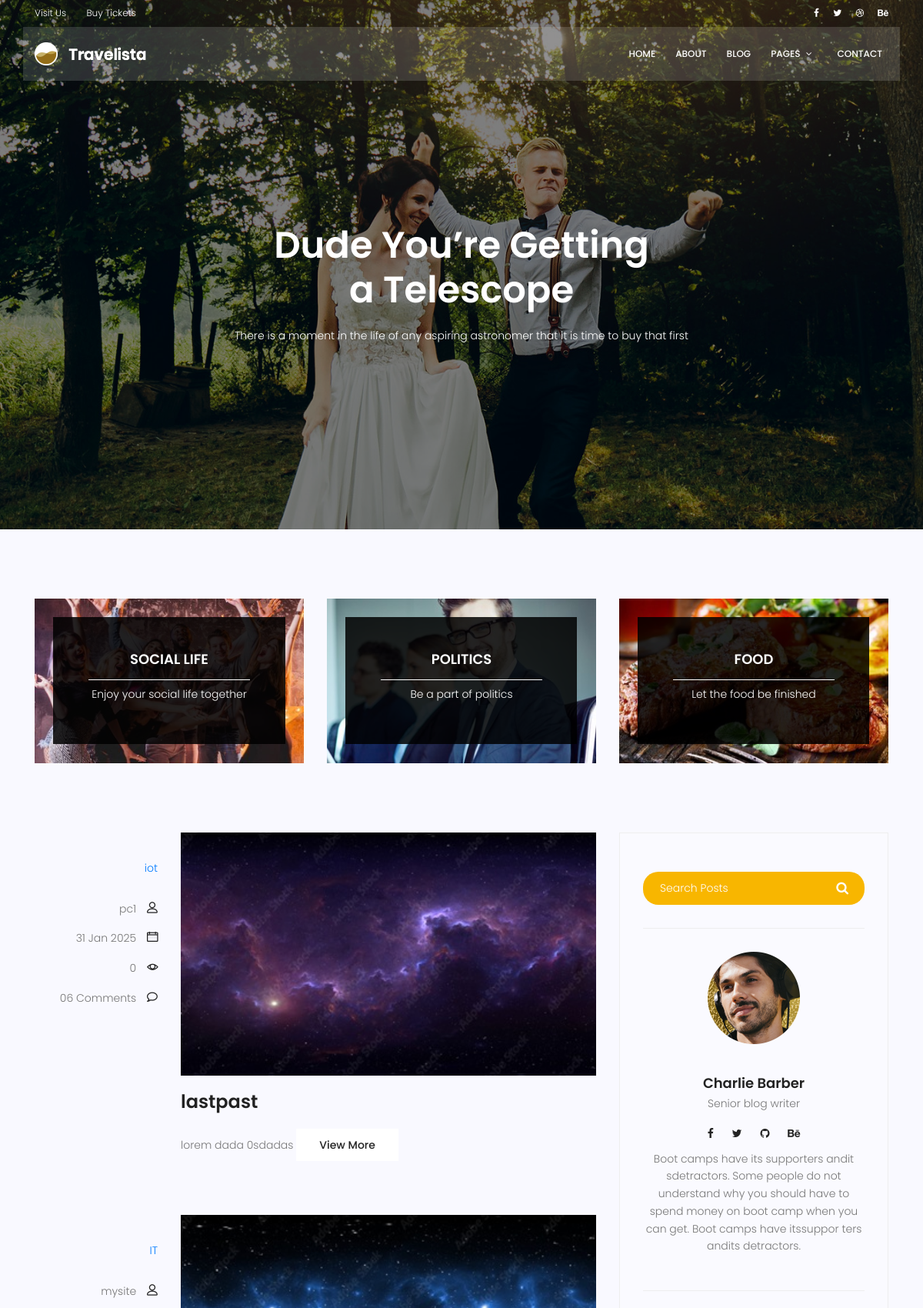
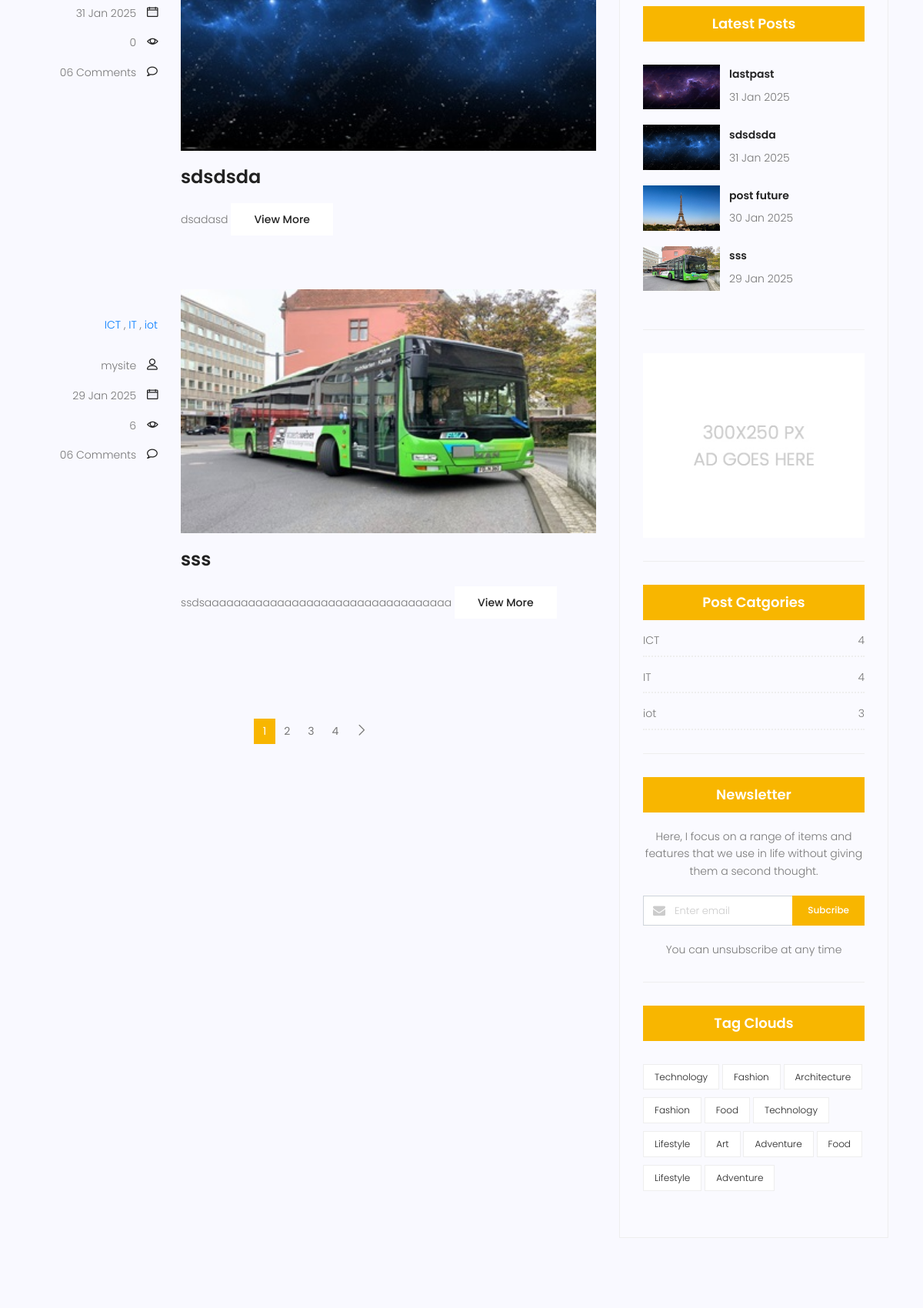
Screenshot of /blog/ (upper part) with the database file from the repository (2 pictures, top to bottom).
### blog/models.py (models this page shows, shortened)
class Category(models.Model):
    name = models.CharField(max_length=255)
    def __str__(self):
        return self.name

class Post (models.Model):
    author = models.ForeignKey(User, on_delete=models.SET_NULL, null=True)
    image = models.ImageField(upload_to='blog/', default='blog/default.jpg')
    title = models.CharField(max_length=255)
    content = models.TextField()
    category = models.ManyToManyField(Category)
    counted_views = models.IntegerField(default=0)
    status = models.BooleanField(default=False)
    published_date = models.DateTimeField(null=True)
    created_date = models.DateTimeField(auto_now_add=True, null=True)
    updated_date = models.DateTimeField(auto_now=True, null=True)
    class Meta:
        ordering = ['-created_date']
        verbose_name = 'post'
        verbose_name_plural = 'posts'

### blog/views.py (the view)
# urls.py: path('', blog_view, name='blog-home'),
def blog_view(request, cat_name=None, author_username=None):
    posts = Post.objects.filter(status=1, published_date__lte=timezone.now())
    if cat_name:
        posts = posts.filter(category__name=cat_name)
    if author_username:
        posts = posts.filter(author__username=author_username)
    posts = Paginator(posts, 3)
    try:
        page_number = request.GET.get('page')
        posts = posts.get_page(page_number)
    except PageNotAnInteger:
        posts = posts.get_page(1)
    except EmptyPage:
        posts = posts.get_page(1)
    context = {'posts': posts}
    return render(request, 'blog/blog-home.html',context)

### blog/templatetags/blog_tags.py (called while the page is built)
@register.inclusion_tag("blog/blog-latest-posts.html")
def latest_posts(arg=4):
    posts = Post.objects.filter(status=1, published_date__lte=timezone.now()).order_by('-published_date')[:arg]
    return {'posts': posts}

@register.inclusion_tag("blog/blog-categories.html")
def postcategories():
    posts = Post.objects.filter(status=1, published_date__lte=timezone.now())
    categories = Category.objects.all()
    cat_dict={}
    for cat in categories:
        cat_dict[cat]=posts.filter(category=cat).count()
    return {'categories':cat_dict}

### templates/blog/blog-home.html (shortened to what this page needs)
{% extends 'base.html' %}
{% load static %}
{% load blog_tags %}
{% block content %}
			<section class="banner-area relative blog-home-banner" id="home">
				<div class="overlay overlay-bg"></div>
				<div class="container">
					<div class="row d-flex align-items-center justify-content-center">
						<div class="about-content blog-header-content col-lg-12">
							<h1 class="text-white">
								Dude You’re Getting
								a Telescope
							</h1>
							<p class="text-white">
								There is a moment in the life of any aspiring astronomer that it is time to buy that first
							</p>
						</div>
					</div>
				</div>
			</section>
			<section class="top-category-widget-area pt-90 pb-90 ">
				<div class="container">
					<div class="row">
						<div class="col-lg-4">
							<div class="single-cat-widget">
								<div class="content relative">
									<div class="overlay overlay-bg"></div>
								    <a href="#" target="_blank">
								      <div class="thumb">
								  		 <img class="content-image img-fluid d-block mx-auto" src="{% static 'img/blog/cat-widget1.jpg' %}" alt="">
								  	  </div>
								      <div class="content-details">
								        <h4 class="content-title mx-auto text-uppercase">Social life</h4>
								        <span></span>
								        <p>Enjoy your social life together</p>
								      </div>
								    </a>
								</div>
							</div>
						</div>
						<div class="col-lg-4">
							<div class="single-cat-widget">
								<div class="content relative">
									<div class="overlay overlay-bg"></div>
								    <a href="#" target="_blank">
								      <div class="thumb">
								  		 <img class="content-image img-fluid d-block mx-auto" src="{% static 'img/blog/cat-widget2.jpg' %}" alt="">
								  	  </div>
								      <div class="content-details">
								        <h4 class="content-title mx-auto text-uppercase">Politics</h4>
								        <span></span>
								        <p>Be a part of politics</p>
								      </div>
								    </a>
								</div>
							</div>
						</div>
						<div class="col-lg-4">
							<div class="single-cat-widget">
								<div class="content relative">
									<div class="overlay overlay-bg"></div>
								    <a href="#" target="_blank">
								      <div class="thumb">
								  		 <img class="content-image img-fluid d-block mx-auto" src="{% static 'img/blog/cat-widget3.jpg' %}" alt="">
								  	  </div>
								      <div class="content-details">
								        <h4 class="content-title mx-auto text-uppercase">Food</h4>
								        <span></span>
								        <p>Let the food be finished</p>
								      </div>
								    </a>
								</div>
							</div>
						</div>
					</div>
				</div>
			</section>
			<section class="post-content-area">
				<div class="container">
					<div class="row">
						<div class="col-lg-8 posts-list">
                            {% for p in posts %}
							<div class="single-post row">
								<div class="col-lg-3  col-md-3 meta-details">
									<ul class="tags">
                                    {% for cat in p.category.all %}
										    <a href="{% url 'blog:category' cat_name=cat.name %}">{{ cat.name }}</a> {% if not forloop.last %},{% endif %}
                                    {% endfor %}
									</ul>
									<div class="user-details row">
										<p class="user-name col-lg-12 col-md-12 col-6"><a href="{% url 'blog:author' author_username=p.author.username %}">{{ p.author }}</a> <span class="lnr lnr-user"></span></p>
										<p class="date col-lg-12 col-md-12 col-6"><a href="#">{{p.published_date|date:"d M Y"}}</a> <span class="lnr lnr-calendar-full"></span></p>
										<p class="view col-lg-12 col-md-12 col-6"><a href="#">{{ p.counted_views }}</a> <span class="lnr lnr-eye"></span></p>
										<p class="comments col-lg-12 col-md-12 col-6"><a href="#">06 Comments</a> <span class="lnr lnr-bubble"></span></p>
									</div>
								</div>
								<div class="col-lg-9 col-md-9 ">
									<div class="feature-img">
										<img class="img-fluid" src="{{ p.image.url }}" alt="">
									</div>
									<a class="posts-title" href="{% url 'blog:blog-single' pid=p.id %}"><h3>{{ p.title }}</h3></a>
									<p class="excert">
										{{ p.content|truncatewords:20 }}
									<a href="{% url 'blog:blog-single' pid=p.id %}" class="primary-btn">View More</a>
								</div>
							</div>
                            {% endfor %}
		                    <nav class="blog-pagination justify-content-center d-flex">
		                        <ul class="pagination">
                                    {% for post in posts.paginator.page_range %}
                                        {% if posts.number == post %}
		                                    <li class="page-item active"><a href="?page={{ post }}" class="page-link">{{ post }}</a></li>
                                        {% else %}
                                            <li class="page-item"><a href="?page={{ post }}" class="page-link">{{ post }}</a></li>
                                        {% endif %}
                                    {% endfor %}
		                            <li class="page-item">
                                        {% if posts.has_next %}
		                                <a href="?page={{ posts.next_page_number }}" class="page-link" aria-label="Next">
		                                    <span aria-hidden="true">
		                                        <span class="lnr lnr-chevron-right"></span>
		                                    </span>
		                                </a>
                                        {% endif %}
		                            </li>
		                        </ul>
		                    </nav>
						</div>
						<div class="col-lg-4 sidebar-widgets">
							<div class="widget-wrap">
								<div class="single-sidebar-widget search-widget">
									<form class="search-form" action="{% url 'blog:search' %}" method="get">
			                            <input placeholder="Search Posts" name="q" type="text" onfocus="this.placeholder = ''" onblur="this.placeholder = 'Search Posts'" >
			                            <button type="submit"><i class="fa fa-search"></i></button>
			                        </form>
								</div>
                                {% include "blog/blog-writer.html" %}
                                {% latest_posts %}
                                {% include "blog/blog-ads.html" %}
                                {% postcategories %}
								<div class="single-sidebar-widget newsletter-widget">
									<h4 class="newsletter-title">Newsletter</h4>
									<p>
										Here, I focus on a range of items and features that we use in life without
										giving them a second thought.
									</p>
									<div class="form-group d-flex flex-row">
									   <div class="col-autos">
									      <div class="input-group">
									        <div class="input-group-prepend">
									          <div class="input-group-text"><i class="fa fa-envelope" aria-hidden="true"></i>
											</div>
									        </div>
									        <input type="text" class="form-control" id="inlineFormInputGroup" placeholder="Enter email" onfocus="this.placeholder = ''" onblur="this.placeholder = 'Enter email'" >
									      </div>
									    </div>
									    <a href="#" class="bbtns">Subcribe</a>
									</div>
									<p class="text-bottom">
										You can unsubscribe at any time
									</p>
								</div>
								<div class="single-sidebar-widget tag-cloud-widget">
									<h4 class="tagcloud-title">Tag Clouds</h4>
									<ul>
										<li><a href="#">Technology</a></li>
										<li><a href="#">Fashion</a></li>
										<li><a href="#">Architecture</a></li>
										<li><a href="#">Fashion</a></li>
										<li><a href="#">Food</a></li>
										<li><a href="#">Technology</a></li>
										<li><a href="#">Lifestyle</a></li>
										<li><a href="#">Art</a></li>
										<li><a href="#">Adventure</a></li>
										<li><a href="#">Food</a></li>
										<li><a href="#">Lifestyle</a></li>
										<li><a href="#">Adventure</a></li>
									</ul>
								</div>
							</div>
						</div>
					</div>
				</div>
			</section>
{% endblock %}

### templates/blog/blog-latest-posts.html
{% load static %}
<div class="single-sidebar-widget popular-post-widget">
    <h4 class="popular-title">Latest Posts</h4>
    <div class="popular-post-list">
        {% for post in posts %}
        <div class="single-post-list d-flex flex-row align-items-center">
            <div class="thumb">
                <img class="img-fluid" src="{{ post.image.url }}" alt="">
            </div>
            <div class="details">
                <a href="{% url "blog:blog-single" pid=post.id %}"><h6>{{ post.title }}</h6></a>
                <p>{{ post.published_date|date:"d M Y" }}</p>
            </div>
        </div>
        {% endfor %}
    </div>
</div>

### templates/blog/blog-categories.html
{% load static %}
<div class="single-sidebar-widget post-category-widget">
    <h4 class="category-title">Post Catgories</h4>
    <ul class="cat-list">
        {% for cat,count in categories.items %}
        <li>
            <a href="{% url 'blog:category' cat_name=cat %}" class="d-flex justify-content-between">
                <p>{{ cat }}</p>
                <p>{{ count }}</p>
            </a>
        </li>
        {% endfor %}
    </ul>
</div>

### rows the page displays
Post: author "pc1", published_date "31 Jan 2025", counted_views "0", image (picture), title "lastpast", content "lorem dada 0sdadas"
Category: name "iot", count "3"
Post: author "mysite", published_date "31 Jan 2025", counted_views "0", image (picture), title "sdsdsda", content "dsadasd"
Category: name "IT", count "4"
Post: author "mysite", published_date "29 Jan 2025", counted_views "6", image (picture), title "sss", content "ssdsaaaaaaaaaaaaaaaaaaaaaaaaaaaaaaaaaa"
Category: name "ICT", count "4"
Post: image (placeholder picture), title "post future", published_date "30 Jan 2025"

### other values shown
{{ post }} "1"
{{ post }} "2" "3" "4"
